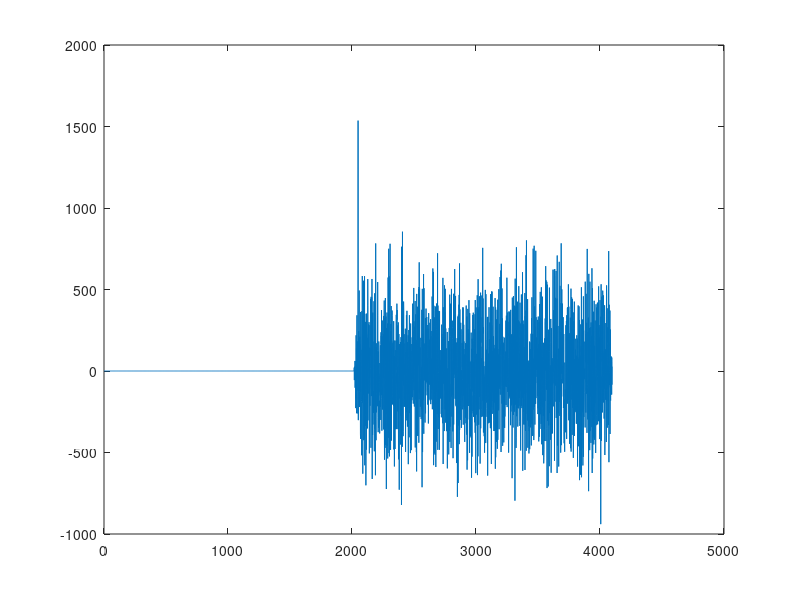

Recreate this plot in MATLAB.
clear all
close all
clc
a=load("adsl_x.mat")
signal=a.x;
M = 32; % Długość prefiksu
N = 512; % Długość bloku
K = 4; % Liczba bloków
prefix = signal(1:M);
plot(xcorr(signal, prefix))
